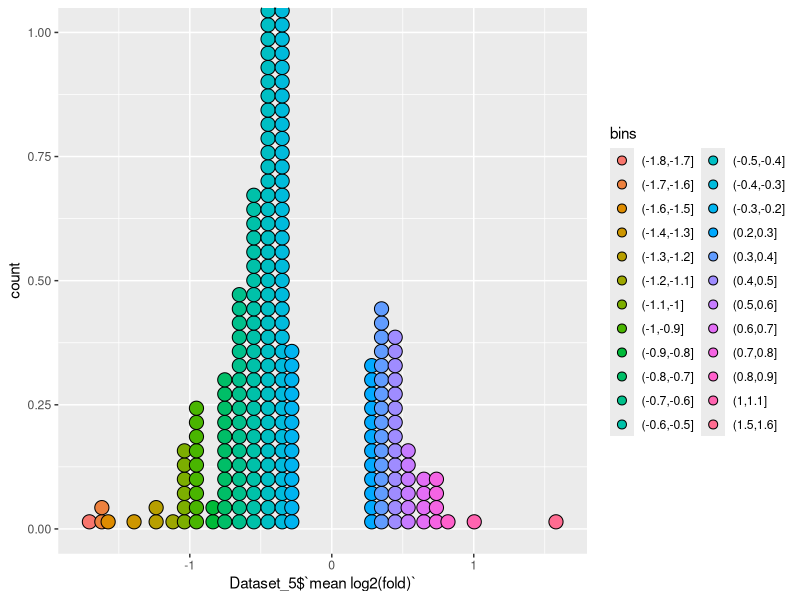

The R source for this figure: (Note: this script raises an error after producing the figure.)
## ---- chunk 1
use("readr", c("read_csv", "locale", "cols", "col_integer", "read_delim", "col_skip"))
use("here", "here")
library(dplyr)
Dataset_5 <- read_csv(here("data_preprocessing/Notebooks/Dataset_5_preprocessing/Dataset_5.csv"), 
    col_types = cols(`significant in n/4 datasets` = col_integer()), 
    locale = locale(decimal_mark = ",")) |> 
  
  #rank based on 'mean log2(fold)'  
  mutate(rank = rank(-`mean log2(fold)`, ties.method = "first")) 
       
  
glimpse(Dataset_5)
## ---- chunk 2
# Create a columns with bins = 0.1 for the mean log2(fold)
Dataset_5 <- 
  Dataset_5 |> 
  mutate(bins = cut(`mean log2(fold)`, 
                    breaks = seq(-2, 2, by = 0.1), 
                    include.lowest = TRUE)) 

## ---- chunk 3
# draw dotplot histogram with ggplot2
library(ggplot2)
ggplot(Dataset_5, aes(x = Dataset_5$`mean log2(fold)`)) +
  geom_dotplot(aes(fill = bins), 
               binwidth = 0.1, 
               stackgroups = TRUE, 
               position = "identity") 


  theme_minimal()

## ---- chunk 4
# Upload the data that was matched from Uniprot for the subset of genes in Dataset 5

Uniprot_info <- read_delim(here("data_preprocessing/Notebooks/Dataset_5_preprocessing/Uniprot_info.tsv"), 
    delim = "\t", escape_double = FALSE, 
    col_types = cols(From = col_skip()), 
    trim_ws = TRUE)
glimpse(Uniprot_info)

# remove empty observations

Uniprot_info <- Uniprot_info |> 
  filter(!is.na(`Function [CC]`))


glimpse(Uniprot_info)

# remove duplicated Gene Names - leave the observations were Function is not NA
Uniprot_info <- Uniprot_info |> 
  group_by(`Gene Names`) |> 
  filter(row_number() == 1) |> 
  ungroup()

glimpse(Uniprot_info)

# leave only the first gene name in Gene Names - erase everything after space and save in new column Gene_single
Uniprot_info <- Uniprot_info |> 
  mutate(Gene_single = sub(" .*", "", `Gene Names`)) 

# leave only the data so that Gene_single is unique
Uniprot_info <- Uniprot_info |> 
  select(Gene_single, `Function [CC]`, `Gene Names`, `Protein names`) |> 
  distinct(Gene_single, .keep_all = TRUE)|>
  select(-`Gene Names`)
 
## ---- chunk 5
#merge the Uniprot info with Dataset_5

Dataset_5 <- Dataset_5 |> 
  left_join(Uniprot_info, by = c("Gene_single") )



## ---- chunk 6
# # Sace unique gene names as one column txt
# write.table(unique(Dataset_5$`Gene_single`), 
#             here("data", "Dataset_5_genes.txt"), 
#             sep = "\t", 
#             row.names = FALSE, 
#             col.names = FALSE, 
#             quote = FALSE)



## ---- chunk 7
#Save a csv for Dataset_5_cleaned for use in the application 
write.csv(Dataset_5, here("data", "Dataset_5_cleaned.csv"), row.names = FALSE)



